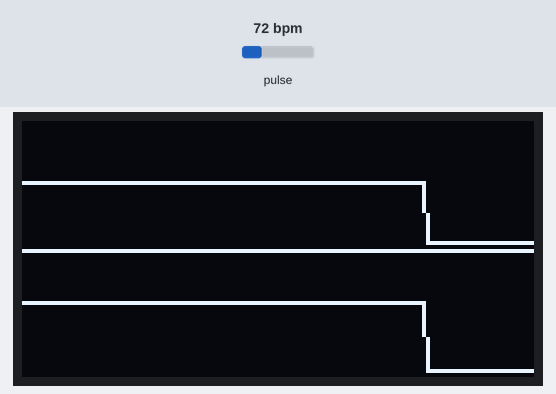
Bench run of a sketch on a simulated ESP32. On the bench: 128×64 one-colour display. Inputs (shaded band) come from the test bench; at power-on: pulse 72 bpm. I2S audio is not simulated (input reads silence).

Above: at 1.2 s.
1.3 s: pulse set to 42 bpm
At 2.44 s:
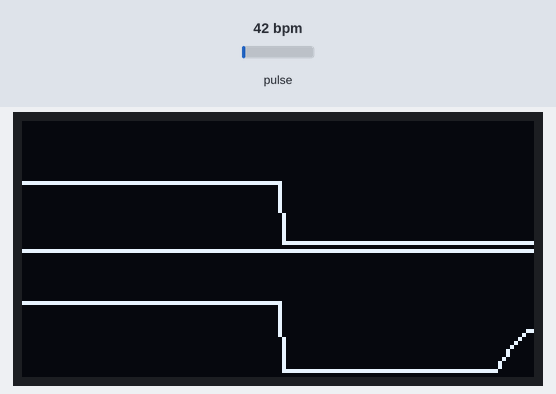
3.7 s: pulse set to 70 bpm
At 4.05 s:
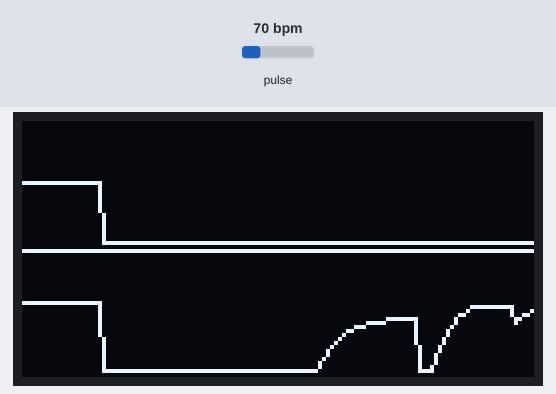
5.3 s: pulse set to 100 bpm
At 5.66 s:
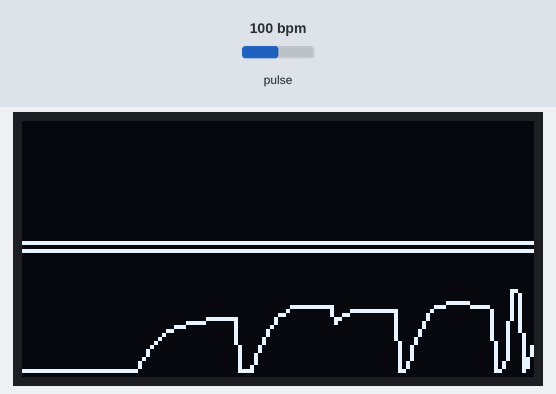
Timing chart, 0 to 8.3 s (numbered marks = the images above; inputs shaded):
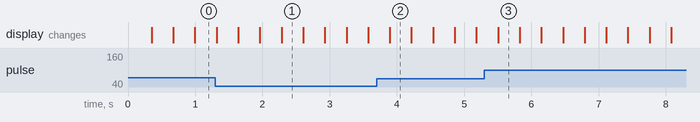

The sketch:

total.ino
```cpp
#include <Wire.h>
#include <Adafruit_GFX.h>
#include <Adafruit_SSD1306.h>
#include "MAX30105.h"
#include <driver/i2s.h>

#define SCREEN_WIDTH 128
#define SCREEN_HEIGHT 64
Adafruit_SSD1306 display(SCREEN_WIDTH, SCREEN_HEIGHT, &Wire, -1);

MAX30105 particleSensor;

// Chân INMP441 của bạn
#define I2S_WS 15
#define I2S_SD 32
#define I2S_SCK 14
#define I2S_PORT I2S_NUM_0

int micHistory[SCREEN_WIDTH];
int irHistory[SCREEN_WIDTH];
int pos = 0;

void setup() {
  display.begin(SSD1306_SWITCHCAPVCC, 0x3C);
  display.clearDisplay();

  particleSensor.begin(Wire, I2C_SPEED_FAST);
  particleSensor.setup(0x1F, 4, 2, 400, 411, 4096);

  const i2s_config_t i2s_config = {
    .mode = (i2s_mode_t)(I2S_MODE_MASTER | I2S_MODE_RX),
    .sample_rate = 16000,
    .bits_per_sample = I2S_BITS_PER_SAMPLE_32BIT,
    .channel_format = I2S_CHANNEL_FMT_ONLY_LEFT,
    .communication_format = I2S_COMM_FORMAT_STAND_I2S,
    .intr_alloc_flags = ESP_INTR_FLAG_LEVEL1,
    .dma_buf_count = 4,
    .dma_buf_len = 128
  };
  const i2s_pin_config_t pin_config = {
    .bck_io_num = I2S_SCK, .ws_io_num = I2S_WS, .data_out_num = -1, .data_in_num = I2S_SD
  };
  i2s_driver_install(I2S_PORT, &i2s_config, 0, NULL);
  i2s_set_pin(I2S_PORT, &pin_config);

  for(int i=0; i<SCREEN_WIDTH; i++) { micHistory[i] = 15; irHistory[i] = 45; }
}

void loop() {
  // 1. Lấy dữ liệu
  long irValue = particleSensor.getIR();
  int32_t micSample = 0;
  size_t bytes_read;
  i2s_read(I2S_PORT, &micSample, sizeof(micSample), &bytes_read, 0);

  // 2. Xử lý làm mượt tín hiệu (Dùng filter đơn giản)
  static float filteredIR = 0;
  filteredIR = (0.9 * filteredIR) + (0.1 * irValue);
  int irGraph = map(irValue - filteredIR, -200, 200, 40, 60); // Phóng to biến thiên nhịp tim

  int micGraph = map(constrain(abs(micSample/500), 0, 1000), 0, 1000, 30, 0); // Phóng to âm thanh

  // Lưu vào mảng
  micHistory[pos] = constrain(micGraph, 2, 30);
  irHistory[pos] = constrain(irGraph, 34, 62);

  // 3. Vẽ đồ thị dạng đường (Line) cho rõ nét
  display.clearDisplay();

  // Đường phân cách giữa 2 đồ thị
  display.drawFastHLine(0, 32, SCREEN_WIDTH, WHITE);

  for (int i = 1; i < SCREEN_WIDTH; i++) {
    int prev = (pos + i) % SCREEN_WIDTH;
    int curr = (pos + i + 1) % SCREEN_WIDTH;

    // Vẽ đồ thị Mic (Nửa trên)
    display.drawLine(i-1, micHistory[prev], i, micHistory[curr], WHITE);

    // Vẽ đồ thị IR (Nửa dưới)
    display.drawLine(i-1, irHistory[prev], i, irHistory[curr], WHITE);
  }

  display.display();
  pos = (pos + 1) % SCREEN_WIDTH;
}
```
